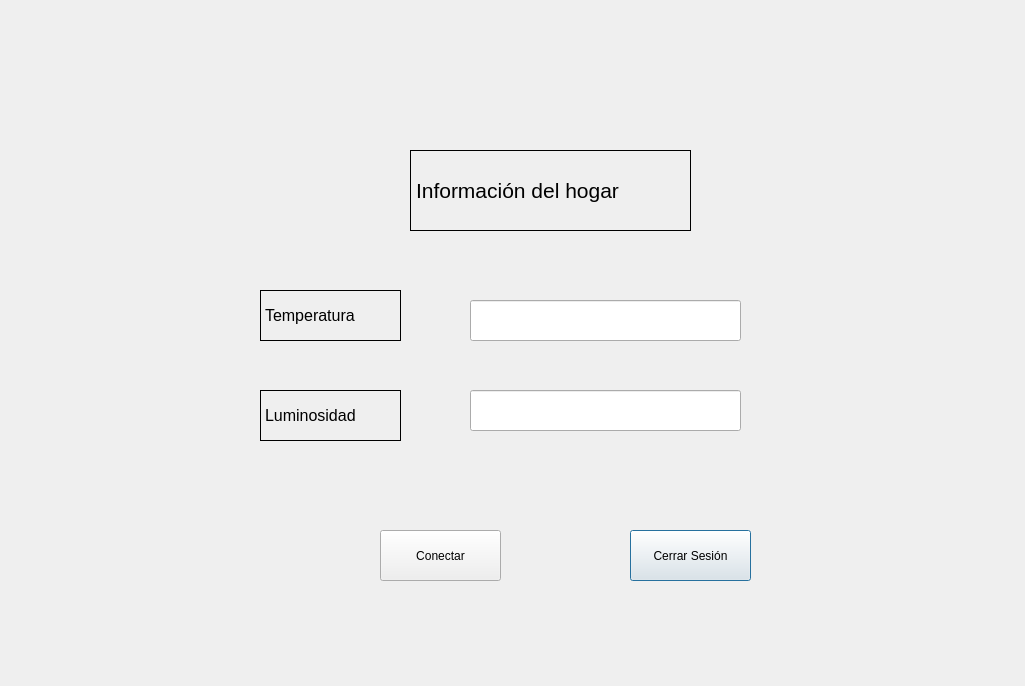
<?xml version="1.0" encoding="UTF-8"?>
<ui version="4.0">
 <class>Information</class>
 <widget class="QDialog" name="Information">
  <property name="geometry">
   <rect>
    <x>0</x>
    <y>0</y>
    <width>1025</width>
    <height>686</height>
   </rect>
  </property>
  <property name="windowTitle">
   <string>Dialog</string>
  </property>
  <widget class="QPushButton" name="pushButton_closeSession">
   <property name="geometry">
    <rect>
     <x>630</x>
     <y>530</y>
     <width>121</width>
     <height>51</height>
    </rect>
   </property>
   <property name="text">
    <string>Cerrar Sesión</string>
   </property>
  </widget>
  <widget class="QPushButton" name="pushButton_conectar">
   <property name="geometry">
    <rect>
     <x>380</x>
     <y>530</y>
     <width>121</width>
     <height>51</height>
    </rect>
   </property>
   <property name="text">
    <string>Conectar</string>
   </property>
  </widget>
  <widget class="QLabel" name="labe_tittle">
   <property name="geometry">
    <rect>
     <x>410</x>
     <y>150</y>
     <width>281</width>
     <height>81</height>
    </rect>
   </property>
   <property name="font">
    <font>
     <pointsize>16</pointsize>
    </font>
   </property>
   <property name="frameShape">
    <enum>QFrame::Box</enum>
   </property>
   <property name="text">
    <string>Información del hogar</string>
   </property>
  </widget>
  <widget class="QLabel" name="label_temp">
   <property name="geometry">
    <rect>
     <x>260</x>
     <y>290</y>
     <width>141</width>
     <height>51</height>
    </rect>
   </property>
   <property name="font">
    <font>
     <pointsize>12</pointsize>
    </font>
   </property>
   <property name="frameShape">
    <enum>QFrame::Panel</enum>
   </property>
   <property name="text">
    <string>Temperatura</string>
   </property>
  </widget>
  <widget class="QLineEdit" name="lineEdit_temp">
   <property name="geometry">
    <rect>
     <x>470</x>
     <y>300</y>
     <width>271</width>
     <height>41</height>
    </rect>
   </property>
  </widget>
  <widget class="QLabel" name="label_lightLevel">
   <property name="geometry">
    <rect>
     <x>260</x>
     <y>390</y>
     <width>141</width>
     <height>51</height>
    </rect>
   </property>
   <property name="font">
    <font>
     <pointsize>12</pointsize>
    </font>
   </property>
   <property name="frameShape">
    <enum>QFrame::Panel</enum>
   </property>
   <property name="text">
    <string>Luminosidad</string>
   </property>
  </widget>
  <widget class="QLineEdit" name="lineEdit_lightLevel">
   <property name="geometry">
    <rect>
     <x>470</x>
     <y>390</y>
     <width>271</width>
     <height>41</height>
    </rect>
   </property>
  </widget>
 </widget>
 <resources/>
 <connections/>
</ui>
